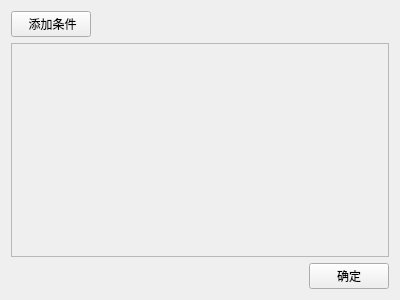
<?xml version="1.0" encoding="UTF-8"?>
<ui version="4.0">
 <class>AdvanceSearch</class>
 <widget class="QWidget" name="AdvanceSearch">
  <property name="geometry">
   <rect>
    <x>0</x>
    <y>0</y>
    <width>400</width>
    <height>300</height>
   </rect>
  </property>
  <property name="windowTitle">
   <string>Form</string>
  </property>
  <layout class="QVBoxLayout" name="verticalLayout_2">
   <item>
    <layout class="QHBoxLayout" name="horizontalLayout">
     <property name="spacing">
      <number>4</number>
     </property>
     <property name="sizeConstraint">
      <enum>QLayout::SetDefaultConstraint</enum>
     </property>
     <item>
      <widget class="QPushButton" name="pushButton">
       <property name="text">
        <string> 添加条件</string>
       </property>
      </widget>
     </item>
     <item>
      <spacer name="horizontalSpacer">
       <property name="orientation">
        <enum>Qt::Horizontal</enum>
       </property>
       <property name="sizeHint" stdset="0">
        <size>
         <width>40</width>
         <height>20</height>
        </size>
       </property>
      </spacer>
     </item>
    </layout>
   </item>
   <item>
    <widget class="QScrollArea" name="scrollArea">
     <property name="widgetResizable">
      <bool>true</bool>
     </property>
     <widget class="QWidget" name="scrollAreaWidgetContents">
      <property name="geometry">
       <rect>
        <x>0</x>
        <y>0</y>
        <width>386</width>
        <height>234</height>
       </rect>
      </property>
      <layout class="QHBoxLayout" name="horizontalLayout_3">
       <item>
        <layout class="QVBoxLayout" name="verticalLayout">
         <property name="spacing">
          <number>4</number>
         </property>
         <property name="sizeConstraint">
          <enum>QLayout::SetDefaultConstraint</enum>
         </property>
        </layout>
       </item>
      </layout>
     </widget>
    </widget>
   </item>
   <item>
    <layout class="QHBoxLayout" name="horizontalLayout_2">
     <property name="sizeConstraint">
      <enum>QLayout::SetDefaultConstraint</enum>
     </property>
     <item>
      <spacer name="horizontalSpacer_2">
       <property name="orientation">
        <enum>Qt::Horizontal</enum>
       </property>
       <property name="sizeHint" stdset="0">
        <size>
         <width>40</width>
         <height>20</height>
        </size>
       </property>
      </spacer>
     </item>
     <item>
      <widget class="QPushButton" name="pushButton_2">
       <property name="text">
        <string>确定</string>
       </property>
      </widget>
     </item>
    </layout>
   </item>
  </layout>
 </widget>
 <resources/>
 <connections/>
</ui>
